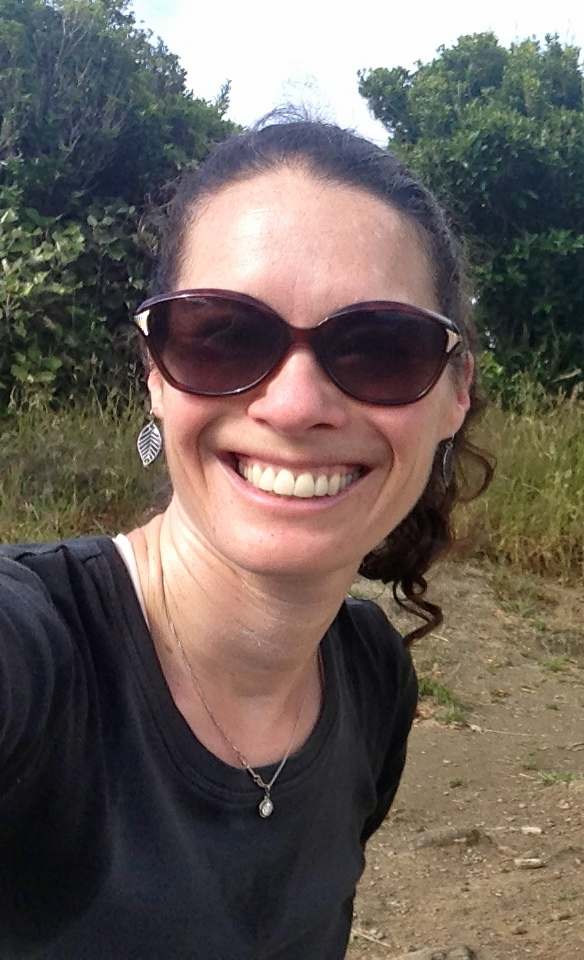
#> input picture 1.4.3/woman.jpg, 584 x 960 px
$ python make_mask.py
#> lines starting #> are read from the running program, lines starting #| are printed output that depends on the picture
import matplotlib
matplotlib.use('Agg')
import matplotlib.pyplot as plt
import os.path
import numpy as np
import PIL

def make_mask(rows, columns, stripe_width):
    '''An example mask generator
    Makes slanted stripes of width stripe_width
    image
    returns an ndarray of an RGBA image rows by columns
    '''
#> called with rows = 100, columns = 100, stripe_width = 5

    img = PIL.Image.new('RGBA', (columns, rows))
#> img: PIL image 100x100 RGBA; every value is 0
    image = np.array(img)
    for row in range(rows):
        for column in range(columns):
            if (row+column)/stripe_width % 13 == 4:
                #(r+c)/w says how many stripes above/below line y=x
                # The % 2 says whether it is an even or odd stripe

                # Even stripe
                image[row][column] = [118, 200, 225, 150] # light blue
            elif (row-column)/stripe_width % 2 == 0:
                image[row][column] = [108 , 27, 132, 168]

            else:
                # Odd stripe
                image[row][column] = [16, 22, 111, 245] # blue
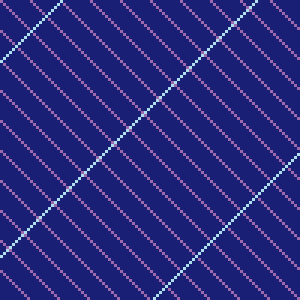
#> image: shape (100, 100, 4) (shown 3 times larger); mean R, G, B, A 26.7, 25.3, 114.8, 235.9; transparent parts drawn white
    return image

if __name__ == "__main__":
    image = make_mask(100, 100, 5)

    fig, ax = plt.subplots(1, 2)
    ax[1].imshow(image)
directory = os.path.dirname(os.path.abspath(__file__))
filename = os.path.join(directory, 'woman.jpg')
img = plt.imread(filename)
#> img is the input picture: shape (960, 584, 3); mean R, G, B 107.1, 96.6, 90.4
ax[0].imshow(img, interpolation =   'none')
fig.savefig('woman_mask.png')
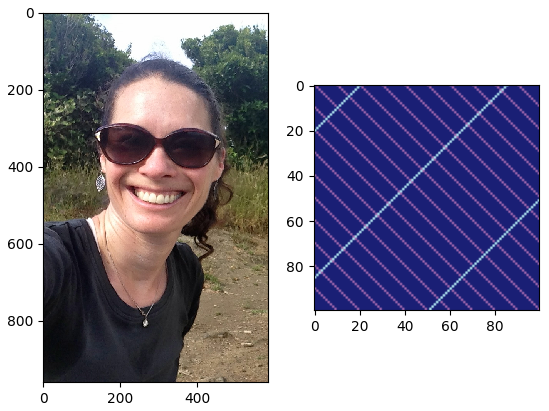
#> figure drawn by matplotlib, 2 panels
